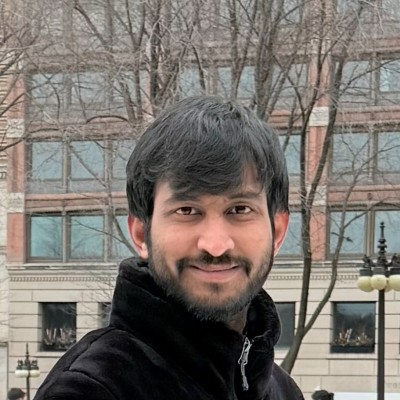
#> input picture src/assets/founder-one.jpg, 400 x 400 px
$ python -i preprocessing.py   (imports and definitions only)
#> lines starting #> are read from the running program, lines starting #| are printed output that depends on the picture
"""
Image preprocessing pipeline matching training conditions.
CLAHE enhancement, Y-channel extraction, resize, normalize.
Matches Android Camera2 YUV_420_888 processing from EHP_Detection_App_Blueprint.
"""
import numpy as np
import io
from typing import Tuple


def load_image_bytes(image_bytes: bytes) -> np.ndarray:
    """Load image bytes → RGB numpy array."""
    from PIL import Image
    img = Image.open(io.BytesIO(image_bytes)).convert("RGB")
    return np.array(img, dtype=np.uint8)


# [33 lines left out: functions load_image_path, extract_y_channel, apply_clahe, not called in this run]


def preprocess_efficientnet(image_bytes: bytes, monochrome: bool = False,
                             size: int = 224) -> np.ndarray:
    """
    EfficientNetB0 input: (1, 224, 224, 3) float32 [0,1].
    Monochrome: extract Y → CLAHE → stack (Y,Y,Y) to match training format.
    """
    from PIL import Image
    rgb = load_image_bytes(image_bytes)

    if monochrome:
        y = extract_y_channel(rgb)
        y = apply_clahe(y)
        arr3ch = np.stack([y, y, y], axis=2)
    else:
        arr3ch = rgb

    img = Image.fromarray(arr3ch.astype(np.uint8))
    img = img.resize((size, size), Image.LANCZOS)
    arr = np.array(img, dtype=np.float32) / 255.0
    return arr[np.newaxis, :].astype(np.float32)  # (1, 224, 224, 3)


# [75 lines left out: functions preprocess_yolo, preprocess_mobilenet, check_image_quality, not called in this run]

>>> import cv2
>>> picture = cv2.imread('../../../../src/assets/founder-one.jpg', cv2.IMREAD_GRAYSCALE)
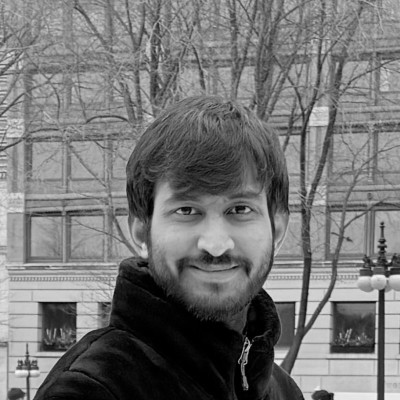
#> picture: shape (400, 400); min 0, max 248, mean 116.8
>>> result = preprocess_efficientnet(picture)
#> (the run stopped early here; a loop or call above may not have finished)

$ run again, on src/assets/founder-two.jpg
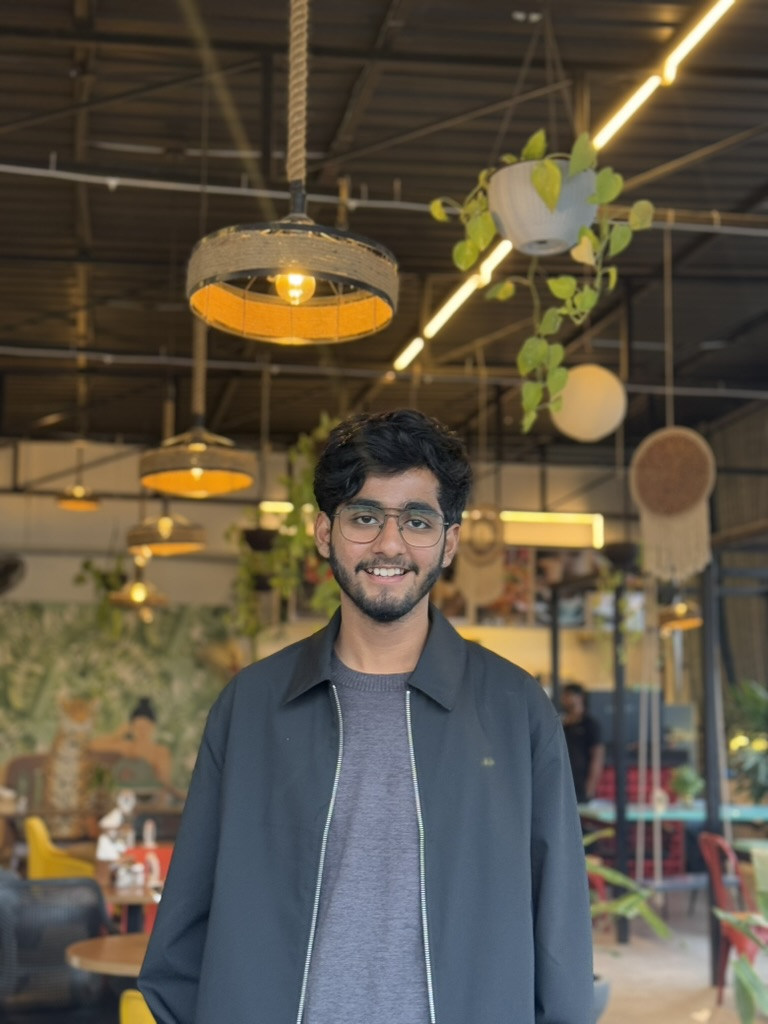
#> input picture src/assets/founder-two.jpg, 768 x 1024 px
#> `picture = cv2.imread('../../../../src/assets/founder-one.jpg', cv2.IMR..`:
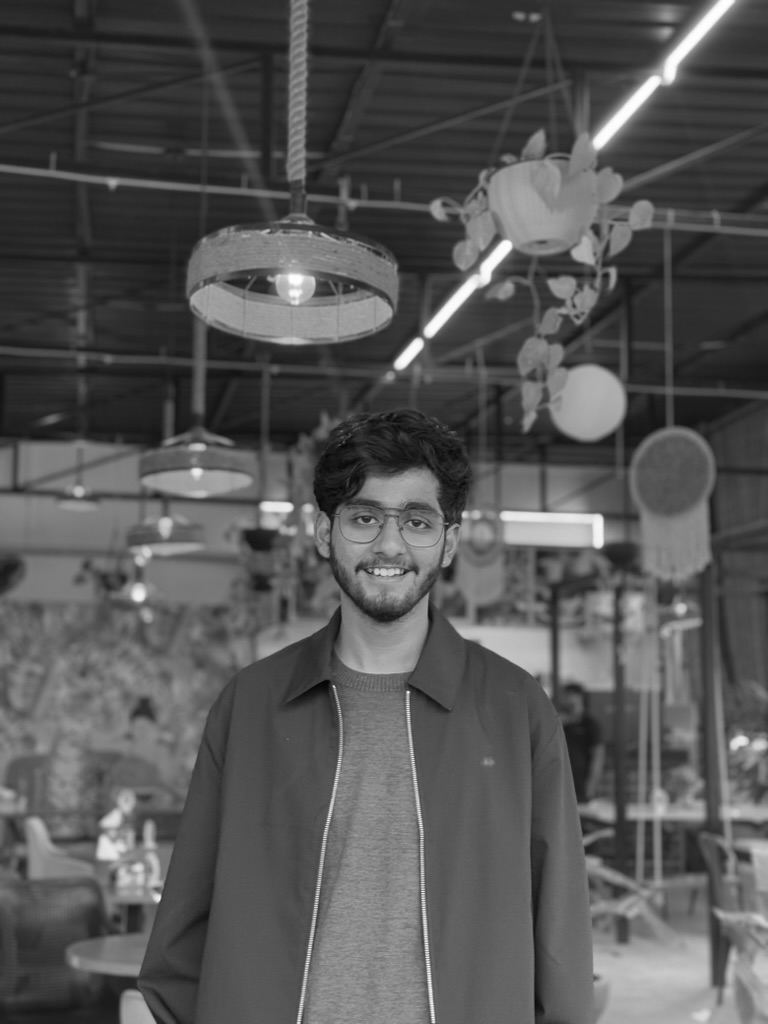
#> picture: shape (1024, 768); min 2, max 255, mean 85.8
